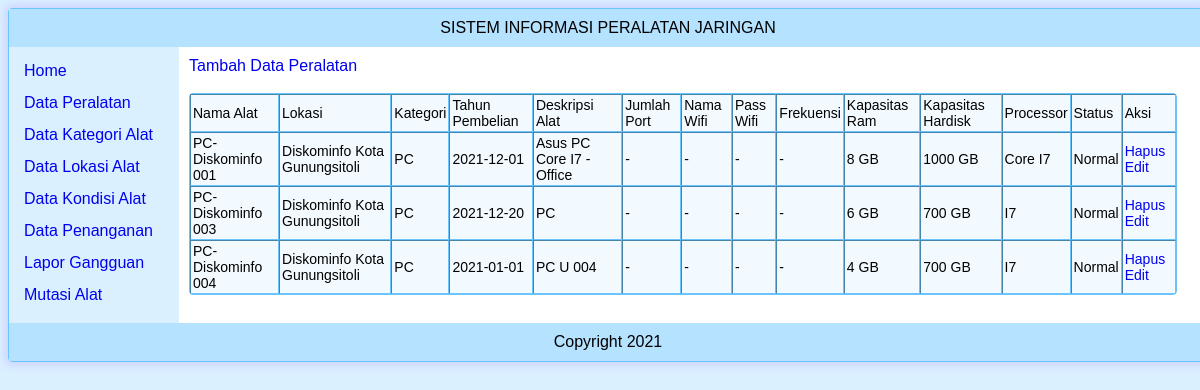
Page /alat on the earlier database version.
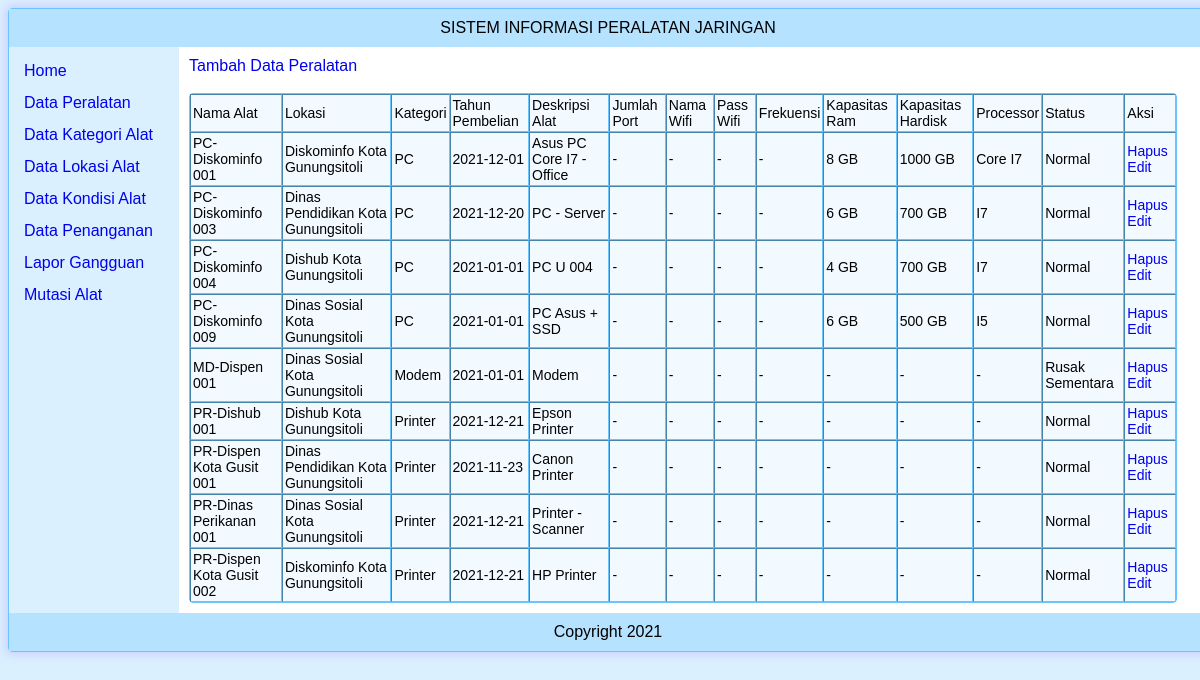
Same page on the later database version.
### tables this page shows
CREATE TABLE `tblalat` (
  `id_alat` char(20) NOT NULL,
  `id_kategori` char(20) NOT NULL,
  `id_lokasi` char(20) NOT NULL,
  `nama_peralatan` varchar(200) NOT NULL,
  `tahun_beli` date NOT NULL,
  `desc_alat` text NOT NULL,
  `jlh_port` text NOT NULL,
  `nama_wifi` varchar(200) NOT NULL,
  `pass_wifi` text NOT NULL,
  `frek_alat` text NOT NULL,
  `l_frek_alat` varchar(50) NOT NULL,
  `k_ram` text NOT NULL,
  `k_hardisk` text NOT NULL,
  `t_processor` text NOT NULL,
  `status_alat` char(20) NOT NULL
);

CREATE TABLE `tbllokasi` (
  `id_lokasi` char(20) NOT NULL,
  `nama_lokasi` varchar(150) NOT NULL
);

CREATE TABLE `tblkategori` (
  `id_kategori` char(20) NOT NULL,
  `nama_kategori` varchar(50) NOT NULL
);

### view_data/data_alat.php (the view)
<?php
	echo"<a href='index.php?xlink=view_data/tambah_alat.php'>Tambah Data Peralatan</a><br><br>";
	include"db_link.php";
	$sql = mysqli_query($dblink,"SELECT
			tblalat.nama_peralatan,
			tblalat.id_alat,
			tblalat.tahun_beli,
			tblalat.desc_alat,
			tblalat.jlh_port,
			tblalat.nama_wifi,
			tblalat.pass_wifi,
			tblalat.frek_alat,
			tblalat.l_frek_alat,
			tblalat.k_ram,
			tblalat.k_hardisk,
			tblalat.t_processor,
			tblalat.status_alat,
			tblkategori.nama_kategori,
			tbllokasi.nama_lokasi
		FROM
			tblalat
			Inner Join tbllokasi ON tblalat.id_lokasi = tbllokasi.id_lokasi AND tblalat.id_lokasi = tbllokasi.id_lokasi
			Inner Join tblkategori ON tblalat.id_kategori = tblkategori.id_kategori
		WHERE
			tblalat.id_kategori =  tblkategori.id_kategori AND
			tblalat.id_lokasi =  tbllokasi.id_lokasi");
		echo"<table border='1' cellpadding='2px' cellspacing='0px' width='98%'>
			<tr>
				<td>Nama Alat</td>
				<td>Lokasi</td>
				<td>Kategori</td>
				<td>Tahun Pembelian</td>
				<td>Deskripsi Alat</td>
				<td>Jumlah Port</td>
				<td>Nama Wifi</td>
				<td>Pass Wifi</td>
				<td>Frekuensi</td>
				<td>Kapasitas Ram</td>
				<td>Kapasitas Hardisk</td>
				<td>Processor</td>
				<td>Status</td>
				<td>Aksi</td>
			</tr>";
		while ($r=mysqli_fetch_array($sql,MYSQLI_ASSOC)){
			$xnama = isset($r['nama_peralatan']) ? $r['nama_peralatan'] : '';
			$xlokasi = isset($r['nama_lokasi']) ? $r['nama_lokasi'] : '';
			$xid = isset($r['id_alat']) ? $r['id_alat'] : '';
			$xkategori = isset($r['nama_kategori']) ? $r['nama_kategori'] : '';
			$xtahun = isset($r['tahun_beli']) ? $r['tahun_beli'] : '';
			$xdesc = isset($r['desc_alat']) ? $r['desc_alat'] : '';
			$xjlhport = isset($r['jlh_port']) ? $r['jlh_port'] : '';
			$xnamawifi = isset($r['nama_wifi']) ? $r['nama_wifi'] : '';
			$xpasswifi = isset($r['pass_wifi']) ? $r['pass_wifi'] : '';
			$xfrek = isset($r['frek_alat']) ? $r['frek_alat'] : '';
			$xram = isset($r['k_ram']) ? $r['k_ram'] : '';
			$xdisk = isset($r['k_hardisk']) ? $r['k_hardisk'] : '';
			$xprocessor = isset($r['t_processor']) ? $r['t_processor'] : '';
			$xstatus = isset($r['status_alat']) ? $r['status_alat'] : '';
		echo"<tr>
				<td>$xnama</td>
				<td>$xlokasi</td>
				<td>$xkategori</td>
				<td>$xtahun</td>
				<td>$xdesc</td>
				<td>$xjlhport</td>
				<td>$xnamawifi</td>
				<td>$xpasswifi</td>
				<td>$xfrek</td>
				<td>$xram</td>
				<td>$xdisk</td>
				<td>$xprocessor</td>
				<td>$xstatus</td>
				<td>
					<a href='control_data/proses_db_alat.php?modul=alat&act=hapus&xxid=$xid'>Hapus</a>
					<a href='index.php?xlink=control_data/edit_alat.php&mod=edit&id=$xid'>Edit</a>
			</tr>";
		}
		echo"</table>";
?>

### index.php (shortened to what this page needs)
<html>
	<head>
		<link rel="stylesheet" type="text/css" href="view_data/style/style.css"/>
	</head>
<body><center>
	<table class="bordershadow" border="0px" cellspacing="0px" cellpadding="10px" width="1200px">
		<tr bgcolor="#b5e2ff">
			<td colspan="2"><center>SISTEM INFORMASI PERALATAN JARINGAN</center></td>
		</tr>
		<tr>
			<td width="13%" valign="top" class="menu">
				<a href='home'>Home</a>
				<a href='alat'>Data Peralatan</a>
				<a href='kategori'>Data Kategori Alat</a>
				<a href='lokasi'>Data Lokasi Alat</a>
				<a href='gangguan'>Data Kondisi Alat</a>
				<a href='penanganan'>Data Penanganan</a>
				<a href='lapor'>Lapor Gangguan</a>
				<a href='index.php?xlink=view_data/mutasi_alat.php'>Mutasi Alat</a>
			</td>
			<td valign="top" class="content">
				<?php
					$slink=$_REQUEST['xlink'];
					if(isset($slink)){
						include"$slink";
					}else{
						include"view_data/home.php";
					}
				?>
			</td>
		</tr>
		<tr bgcolor="#b5e2ff">
			<td colspan="2"><center>Copyright 2021</center></td>
		</tr>
	</table>
</center></body>
</html>

### view_data/style/style.css (style rules this page uses)
body { background-color:#daf0ff; font-family:helvetica; }
a { text-decoration:none; }
.content table { background-color:#f3faff; font-size:14px; border:solid 0.5px #6ac5fe; border-radius:4px; }
.bordershadow { border:solid 1px #6ac5fe; -moz-box-shadow: 0px 0px 10px 3px #ccd1ff; -webkit-box-shadow: 0px 0px 10px 3px #b3bafb; box-shadow: 0px 0px 10px 3px #ccd1ff; border-radius: 4px; }
.content { background-color:#fff; }
.menu { width:150px; }
.menu a { padding-left:5px; padding-top:5px; height:25px; display:block; margin-bottom:2px; }

Differences in the rows shown:
changed tblalat "PC-Diskominfo 003": id_lokasi.nama_lokasi "Diskominfo Kota Gunungsitoli" → "Dinas Pendidikan Kota Gunungsitoli"; desc_alat "PC" → "PC - Server"
changed tblalat "PC-Diskominfo 004": id_lokasi.nama_lokasi "Diskominfo Kota Gunungsitoli" → "Dishub Kota Gunungsitoli"
added tblalat: nama_peralatan "PC-Diskominfo 009", id_lokasi.nama_lokasi "Dinas Sosial Kota Gunungsitoli", id_kategori.nama_kategori "PC", tahun_beli "2021-01-01", desc_alat "PC Asus + SSD", jlh_port "-", nama_wifi "-", pass_wifi "-", frek_alat "-", k_ram "6 GB", k_hardisk "500 GB", t_processor "I5", status_alat "Normal"
added tblalat: nama_peralatan "MD-Dispen 001", id_lokasi.nama_lokasi "Dinas Sosial Kota Gunungsitoli", id_kategori.nama_kategori "Modem", tahun_beli "2021-01-01", desc_alat "Modem", jlh_port "-", nama_wifi "-", pass_wifi "-", frek_alat "-", k_ram "-", k_hardisk "-", t_processor "-", status_alat "Rusak Sementara"
added tblalat: nama_peralatan "PR-Dishub 001", id_lokasi.nama_lokasi "Dishub Kota Gunungsitoli", id_kategori.nama_kategori "Printer", tahun_beli "2021-12-21", desc_alat "Epson Printer", jlh_port "-", nama_wifi "-", pass_wifi "-", frek_alat "-", k_ram "-", k_hardisk "-", t_processor "-", status_alat "Normal"
added tblalat: nama_peralatan "PR-Dispen Kota Gusit 001", id_lokasi.nama_lokasi "Dinas Pendidikan Kota Gunungsitoli", id_kategori.nama_kategori "Printer", tahun_beli "2021-11-23", desc_alat "Canon Printer", jlh_port "-", nama_wifi "-", pass_wifi "-", frek_alat "-", k_ram "-", k_hardisk "-", t_processor "-", status_alat "Normal"
added tblalat: nama_peralatan "PR-Dinas Perikanan 001", id_lokasi.nama_lokasi "Dinas Sosial Kota Gunungsitoli", id_kategori.nama_kategori "Printer", tahun_beli "2021-12-21", desc_alat "Printer - Scanner", jlh_port "-", nama_wifi "-", pass_wifi "-", frek_alat "-", k_ram "-", k_hardisk "-", t_processor "-", status_alat "Normal"
added tblalat: nama_peralatan "PR-Dispen Kota Gusit 002", id_lokasi.nama_lokasi "Diskominfo Kota Gunungsitoli", id_kategori.nama_kategori "Printer", tahun_beli "2021-12-21", desc_alat "HP Printer", jlh_port "-", nama_wifi "-", pass_wifi "-", frek_alat "-", k_ram "-", k_hardisk "-", t_processor "-", status_alat "Normal"
